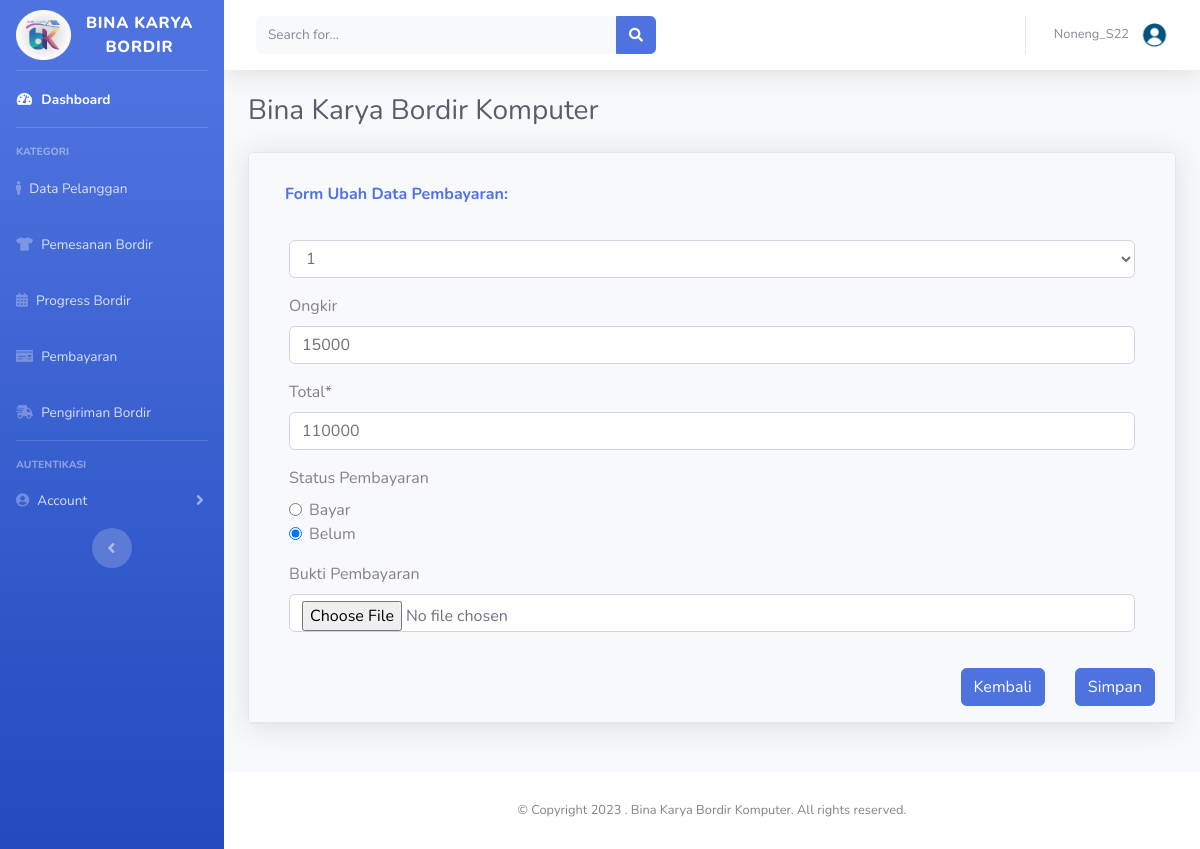
The app's page /ubah-pembayaran.php?ID_Pembayaran=1 (signed in), older data.
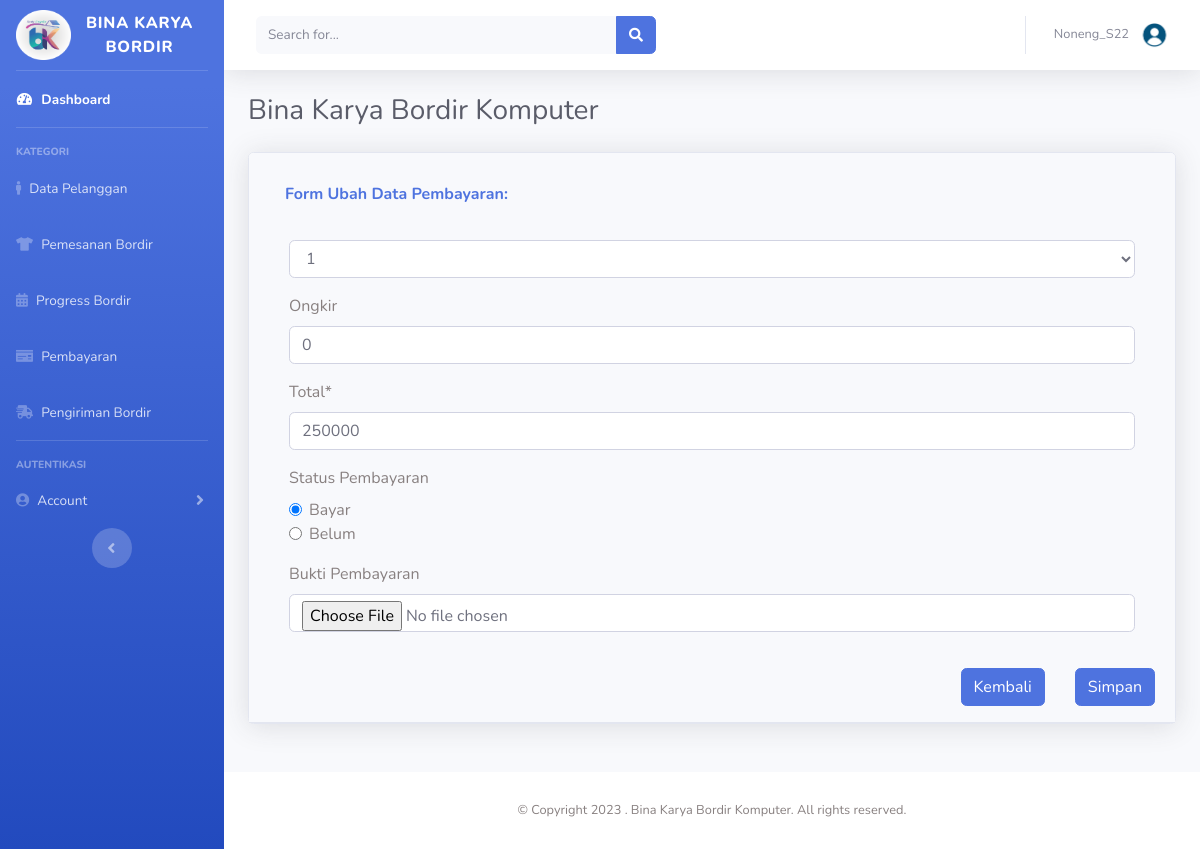
The same page, newer data.
### tables this page shows
CREATE TABLE `tb_pembayaran` (
  `ID_Pembayaran` int(11) NOT NULL,
  `ID_Pemesanan` int(11) NOT NULL,
  `Ongkir` int(30) DEFAULT NULL,
  `Total` int(30) NOT NULL,
  `Status_Pembayaran` varchar(30) NOT NULL,
  `Bukti_Pembayaran` varchar(30) NOT NULL
);

CREATE TABLE `tb_pemesanan` (
  `ID_Pemesanan` int(11) NOT NULL,
  `ID_Pelanggan` int(11) NOT NULL,
  `Jumlah_Bordiran` int(11) NOT NULL,
  `Ukuran_Bordir` varchar(30) NOT NULL,
  `Estimasi_Bordir` varchar(30) NOT NULL,
  `Desain` varchar(30) NOT NULL,
  `Pengambilan_Bahan` varchar(30) NOT NULL,
  `Pengantaran_Barang` varchar(30) NOT NULL
);

### ubah-pembayaran.php (the view, shortened to what the changed rows need)
<?php
  if ($_SESSION['Username'] == ''){
    echo "<script>
      alert('Silahkan login terlebih dahulu');
      window.location='form-login.php';
    </script>";
  }else{
  ?>
<!DOCTYPE html>
<html lang="en">
  <head>
    <link href="vendor/fontawesome-free/css/all.min.css" rel="stylesheet" type="text/css" />
    <link href="css/sb-admin-2.min.css" rel="stylesheet" />
    <link href="vendor/datatables/dataTables.bootstrap4.min.css" rel="stylesheet" />
  </head>
  <body id="page-top">
    <div id="wrapper">
      <div id="content-wrapper" class="d-flex flex-column">
        <div id="content">
          <div class="container-fluid">
            <div class="d-sm-flex align-items-center justify-content-between mb-4">
              <h1 class="h3 mb-0 text-gray-800">Bina Karya Bordir Komputer</h1>
            </div>
            <div class="row">
              <div class="col-lg-12 mb-4">
                <div class="card shadow mb-4">
                    <div class="card-header py-3">
                        <div class="card-body">
                            <form method="POST" action="ubah-pembayaran-aksi.php">
                                <?php
                                include "koneksi.php";
                                $ID_Pembayaran=$_GET['ID_Pembayaran'];
                                $query=mysqli_query($connect, "SELECT * FROM tb_pembayaran where ID_Pembayaran='$ID_Pembayaran'");
                                while($data = mysqli_fetch_array($query)) {
                                    ?>
                                    <div class="mb-3">
                                        <select name="ID_Pemesanan" class="form-select form-control">
                                            <?php
                                            $q=mysqli_query($connect, "SELECT * from tb_pemesanan");
                                            while ($d = mysqli_fetch_array($q)) { ?>
                                            <option value="<?=$d['ID_Pemesanan'];?>"<?=$d['ID_Pemesanan'] == $data['ID_Pemesanan'] ? "selected" : ""?>><?php echo $d['ID_Pemesanan'];?></option>
                                            <?php } ?>
                                        </select>
                                    </div>
                                    <div class="mb-3">
                                        <label for="exampleFormControlInput1" class="form-label">Ongkir</label>
                                        <input name="Ongkir" type="number"  class="form-control" id="exampleFormControlInput1" placeholder="Rp." name="Ongkir" value=<?php echo $data['Ongkir']; ?>>
                                    </div>
                                    <div class="mb-3">
                                        <label for="exampleFormControlInput1" class="form-label">Total*</label>
                                        <input name="Total" type="number" class="form-control" id="exampleFormControlInput1" placeholder="Rp." name="Total" value=<?php echo $data['Total']; ?>>
                                    </div>
                                    <div class="mb-3">
                                        <label for="exampleFormControlInput1" class="form-label">Status Pembayaran</label><br>
                                        <div class="form-check">
                                            <input name="Status_Pembayaran" class="form-check-input" type="radio" name="flexRadioDefault" id="flexRadioDefault1" value=<?php echo $data['Status_Pembayaran']; ?><?=$data['Status_Pembayaran'] == "Bayar" ? " checked" : ""?>>
                                            <label class="form-check-label" for="flexRadioDefault1">Bayar</label>
                                        </div>
                                        <div class="form-check">
                                            <input name="Status_Pembayaran" value="Belum" class="form-check-input" type="radio" name="flexRadioDefault" id="flexRadioDefault2" value=<?php echo $data['Status_Pembayaran']; ?><?=$data['Status_Pembayaran'] == "Belum" ? " checked" : ""?>>
                                            <label class="form-check-label" for="flexRadioDefault2">Belum</label>
                                        </div>
                                    </div>
                                    <div class="mb-3">
                                        <label for="formFile" class="form-label">Bukti Pembayaran</label>
                                        <input name="Bukti_Pembayaran"class="form-control" type="file" id="formFile" value=<?php echo $data['Bukti_Pembayaran']; ?>></div>
                                    </div>
                                    <?php } ?>
                        </div>
                    </div>
                </div>
            </div>
        </div>
        </div>
      </div>
    </div>
  </body>
</html>
<?php } ?>

Row changes from the older to the newer data that the page shows:
changed tb_pembayaran: Ongkir "15000" → "0"; Total "110000" → "250000"; Status_Pembayaran "☐ Bayar" → "☑ Bayar"; Status_Pembayaran "☑ Belum" → "☐ Belum"
